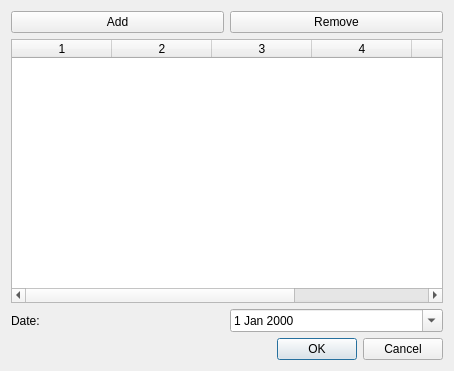
<?xml version="1.0" encoding="UTF-8"?>
<ui version="4.0">
 <class>TransactionActionDialog</class>
 <widget class="QDialog" name="TransactionActionDialog">
  <property name="geometry">
   <rect>
    <x>0</x>
    <y>0</y>
    <width>454</width>
    <height>371</height>
   </rect>
  </property>
  <property name="windowTitle">
   <string>Add Transaction</string>
  </property>
  <layout class="QVBoxLayout" name="verticalLayout">
   <item>
    <layout class="QHBoxLayout" name="horizontalLayout">
     <item>
      <widget class="QPushButton" name="btnAdd">
       <property name="text">
        <string>Add</string>
       </property>
      </widget>
     </item>
     <item>
      <widget class="QPushButton" name="btnRemove">
       <property name="text">
        <string>Remove</string>
       </property>
      </widget>
     </item>
    </layout>
   </item>
   <item>
    <widget class="QTableWidget" name="tableWidget">
     <property name="columnCount">
      <number>6</number>
     </property>
     <column/>
     <column/>
     <column/>
     <column/>
     <column/>
     <column/>
    </widget>
   </item>
   <item>
    <layout class="QHBoxLayout" name="horizontalLayout_2">
     <item>
      <widget class="QLabel" name="label">
       <property name="text">
        <string>Date:</string>
       </property>
      </widget>
     </item>
     <item>
      <widget class="QDateEdit" name="date">
       <property name="calendarPopup">
        <bool>true</bool>
       </property>
      </widget>
     </item>
    </layout>
   </item>
   <item>
    <widget class="QDialogButtonBox" name="buttonBox">
     <property name="orientation">
      <enum>Qt::Horizontal</enum>
     </property>
     <property name="standardButtons">
      <set>QDialogButtonBox::Cancel|QDialogButtonBox::Ok</set>
     </property>
    </widget>
   </item>
  </layout>
 </widget>
 <resources/>
 <connections>
  <connection>
   <sender>buttonBox</sender>
   <signal>accepted()</signal>
   <receiver>TransactionActionDialog</receiver>
   <slot>accept()</slot>
   <hints>
    <hint type="sourcelabel">
     <x>248</x>
     <y>254</y>
    </hint>
    <hint type="destinationlabel">
     <x>157</x>
     <y>274</y>
    </hint>
   </hints>
  </connection>
  <connection>
   <sender>buttonBox</sender>
   <signal>rejected()</signal>
   <receiver>TransactionActionDialog</receiver>
   <slot>reject()</slot>
   <hints>
    <hint type="sourcelabel">
     <x>316</x>
     <y>260</y>
    </hint>
    <hint type="destinationlabel">
     <x>286</x>
     <y>274</y>
    </hint>
   </hints>
  </connection>
 </connections>
</ui>
